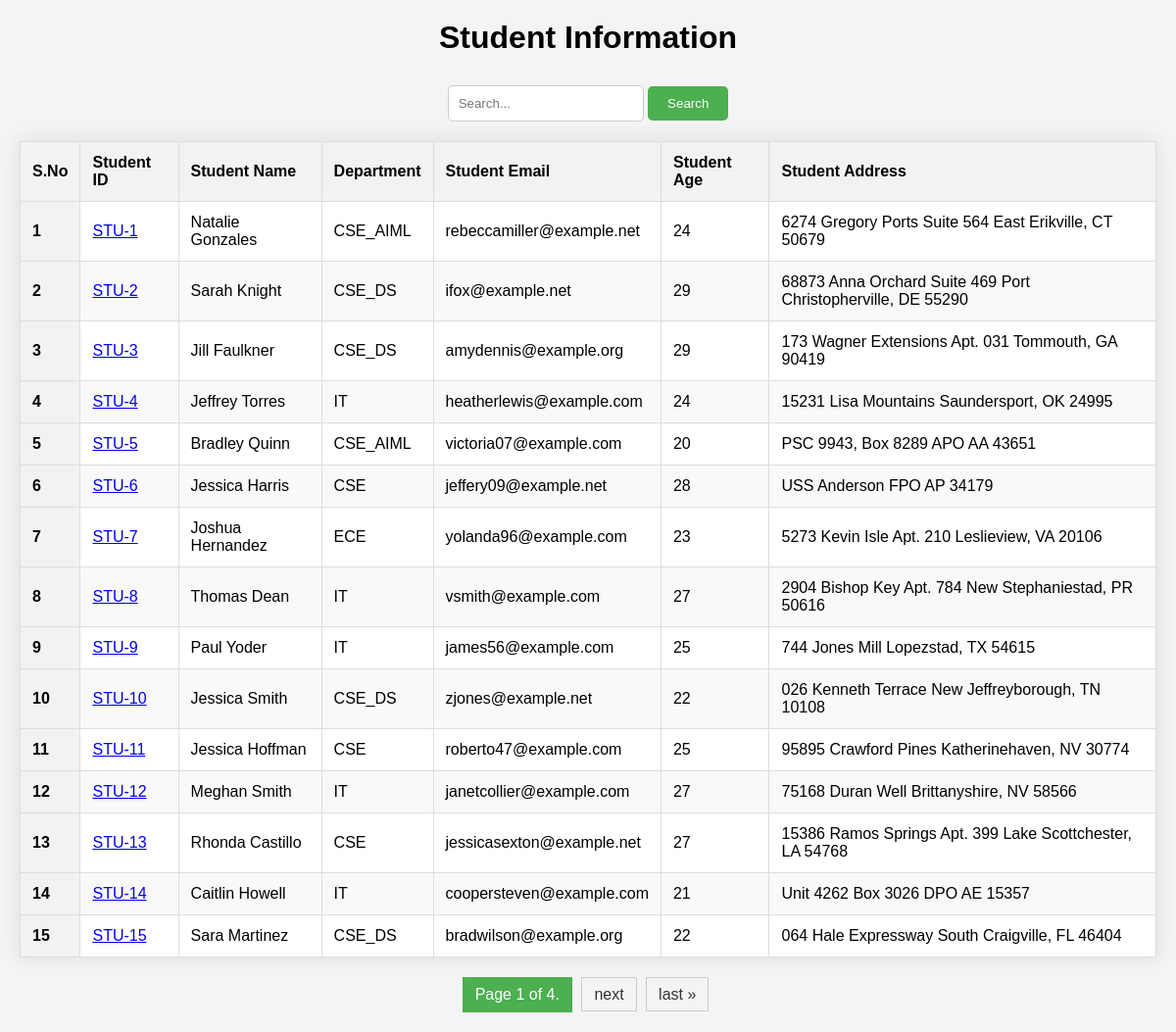
The page / on the database its author committed.
### result/models.py (models this page shows, shortened)
class Student(models.Model):
    department = models.ForeignKey(Department , related_name='depart',on_delete=models.CASCADE)
    student_id= models.OneToOneField(StudentId,related_name="studentid",on_delete=models.CASCADE)
    student_name = models.CharField(max_length=100)
    student_email= models.EmailField(unique=True)
    student_age = models.IntegerField(default=18)
    student_address= models.TextField()
    class Meta:
        ordering = ['student_id','student_name']
        verbose_name = 'student'

class StudentId(models.Model):
    student_id = models.CharField(max_length=100)
    def __str__(self) -> str:
        return self.student_id

class Department(models.Model):
    department=models.CharField(max_length=100)
    def __str__(self) -> str:
        return self.department
    class Meta:
        ordering=['department']

### result/views.py (the view, shortened to what this page needs)
# urls.py: path('',get_students,name='get_students'),
def get_students(request):
    queryset = Student.objects.all()
    paginator = Paginator(queryset, 15)  # Show 15 student per page.
    page_number = request.GET.get("page",1)
    page_obj = paginator.get_page(page_number)
    return render(request,'students.html',context={'queryset':page_obj})

### result/templates/students.html (shortened to what this page needs)
<!DOCTYPE html>
<html lang="en">
<head>
</head>
<body>
    <h1>Student Information</h1>
    <div class="search-container">
        <form action="#" method="GET">
            <input type="text" placeholder="Search..." name="search">
            <button type="submit">Search</button>
        </form>
    </div>
    <table>
        <thead>
            <tr>
                <th>S.No</th>
                <th>Student ID</th>
                <th>Student Name</th>
                <th>Department</th>
                <th>Student Email</th>
                <th>Student Age</th>
                <th>Student Address</th>
            </tr>
        </thead>
        <tbody>
            {% for student in queryset %}
                <tr>
                    <th scope="row">{{forloop.counter}}</th>
                    <td><a href="{% url 'marks' student.student_id %}">{{student.student_id }}</a></td>
                    <td>{{ student.student_name }}</td>
                    <td>{{ student.department }}</td>
                    <td>{{ student.student_email }}</td>
                    <td>{{ student.student_age }}</td>
                    <td>{{ student.student_address }}</td>
                </tr>
            {% endfor %}
        </tbody>
    </table>
    <div class="pagination">
        <span class="step-links">
            <span class="current">
                Page {{ queryset.number }} of {{ queryset.paginator.num_pages }}.
            </span>
            {% if queryset.has_next %}
                <a href="?page={{ queryset.next_page_number }}">next</a>
                <a href="?page={{ queryset.paginator.num_pages }}">last &raquo;</a>
            {% endif %}
        </span>
    </div>
</body>
</html>

### result/templates/students.html (style rules this page uses)
* { margin: 0; padding: 0; box-sizing: border-box; }
body { font-family: Arial, sans-serif; background-color: #f4f4f4; padding: 20px; }
h1 { text-align: center; margin-bottom: 30px; }
table { width: 100%; border-collapse: collapse; background-color: #fff; box-shadow: 0 0 20px rgba(0, 0, 0, 0.1); }
th, td { border: 1px solid #dddddd; text-align: left; padding: 12px; }
th { background-color: #f2f2f2; }
tr:nth-child(even) { background-color: #f9f9f9; }
.pagination { margin-top: 20px; text-align: center; }
.step-links { display: inline-block; }
.step-links a { color: #333; padding: 8px 12px; text-decoration: none; border: 1px solid #ccc; margin-right: 5px; }
.current { display: inline-block; padding: 8px 12px; background-color: #4CAF50; color: white; border: 1px solid #4CAF50; margin-right: 5px; }
.search-container { margin-bottom: 20px; text-align: center; }
.search-container input[type="text"] { padding: 10px; width: 200px; border: 1px solid #ccc; border-radius: 5px; }
.search-container button { padding: 10px 20px; background-color: #4CAF50; color: white; border: none; border-radius: 5px; cursor: pointer; }

### rows shown on the page
Student: student_id "STU-1", student_name "Natalie Gonzales", department "CSE_AIML", student_email "rebeccamiller@example.net", student_age "24", student_address "6274 Gregory Ports Suite 564 East Erikville, CT 50679"
Student: student_id "STU-2", student_name "Sarah Knight", department "CSE_DS", student_email "ifox@example.net", student_age "29", student_address "68873 Anna Orchard Suite 469 Port Christopherville, DE 55290"
Student: student_id "STU-3", student_name "Jill Faulkner", department "CSE_DS", student_email "amydennis@example.org", student_age "29", student_address "173 Wagner Extensions Apt. 031 Tommouth, GA 90419"
Student: student_id "STU-4", student_name "Jeffrey Torres", department "IT", student_email "heatherlewis@example.com", student_age "24", student_address "15231 Lisa Mountains Saundersport, OK 24995"
Student: student_id "STU-5", student_name "Bradley Quinn", department "CSE_AIML", student_email "victoria07@example.com", student_age "20", student_address "PSC 9943, Box 8289 APO AA 43651"
Student: student_id "STU-6", student_name "Jessica Harris", department "CSE", student_email "jeffery09@example.net", student_age "28", student_address "USS Anderson FPO AP 34179"
Student: student_id "STU-7", student_name "Joshua Hernandez", department "ECE", student_email "yolanda96@example.com", student_age "23", student_address "5273 Kevin Isle Apt. 210 Leslieview, VA 20106"
Student: student_id "STU-8", student_name "Thomas Dean", department "IT", student_email "vsmith@example.com", student_age "27", student_address "2904 Bishop Key Apt. 784 New Stephaniestad, PR 50616"
Student: student_id "STU-9", student_name "Paul Yoder", department "IT", student_email "james56@example.com", student_age "25", student_address "744 Jones Mill Lopezstad, TX 54615"
Student: student_id "STU-10", student_name "Jessica Smith", department "CSE_DS", student_email "zjones@example.net", student_age "22", student_address "026 Kenneth Terrace New Jeffreyborough, TN 10108"
Student: student_id "STU-11", student_name "Jessica Hoffman", department "CSE", student_email "roberto47@example.com", student_age "25", student_address "95895 Crawford Pines Katherinehaven, NV 30774"
Student: student_id "STU-12", student_name "Meghan Smith", department "IT", student_email "janetcollier@example.com", student_age "27", student_address "75168 Duran Well Brittanyshire, NV 58566"
Student: student_id "STU-13", student_name "Rhonda Castillo", department "CSE", student_email "jessicasexton@example.net", student_age "27", student_address "15386 Ramos Springs Apt. 399 Lake Scottchester, LA 54768"
Student: student_id "STU-14", student_name "Caitlin Howell", department "IT", student_email "coopersteven@example.com", student_age "21", student_address "Unit 4262 Box 3026 DPO AE 15357"
Student: student_id "STU-15", student_name "Sara Martinez", department "CSE_DS", student_email "bradwilson@example.org", student_age "22", student_address "064 Hale Expressway South Craigville, FL 46404"

### other values the page prints
{{ queryset.number }} "1"
{{ queryset.paginator.num_pages }} "4"
